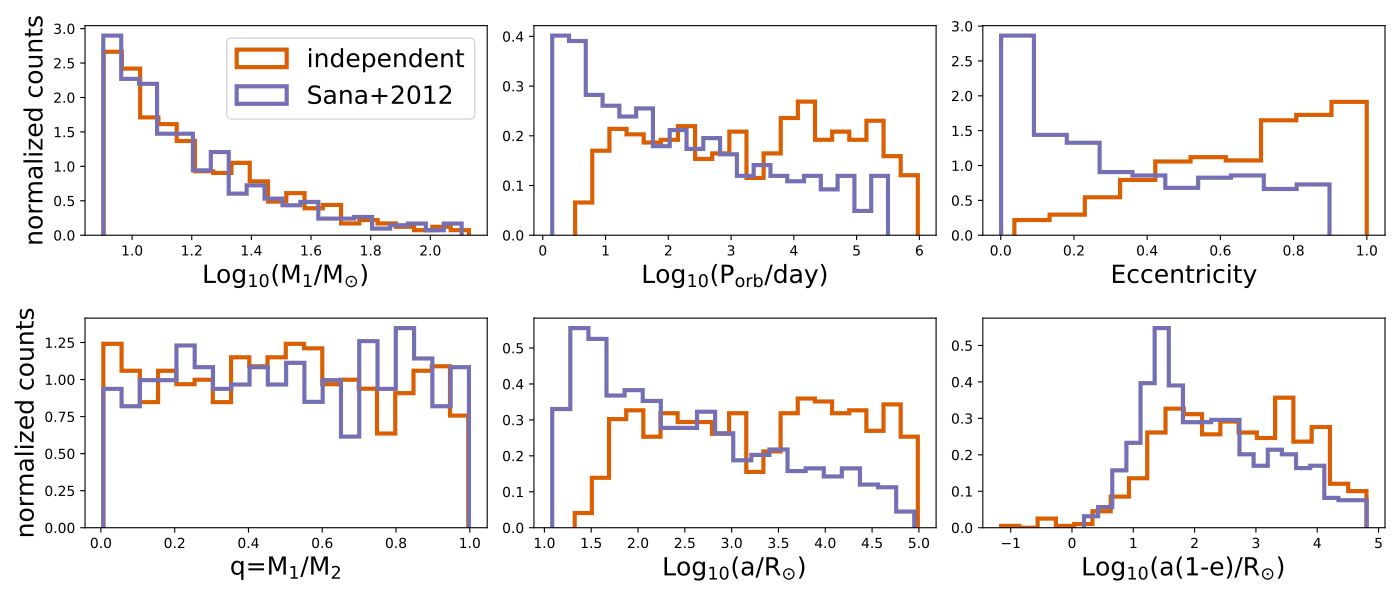

Python code for this plot:
from cosmic.utils import a_from_p
from cosmic.sample.initialbinarytable import InitialBinaryTable
import pandas as pd
import numpy as np
import matplotlib.pyplot as plt
final_kstar = np.linspace(0,14,15)
colors = {'green' : '#1b9e77', 'purple' : '#d95f02', 'orange' : '#7570b3'}
initC_logP, m_sin_logP, m_bin_logP, n_sin_logP, n_bin_logP = InitialBinaryTable.sampler('independent',
                                                                                        final_kstar1=final_kstar,
                                                                                        final_kstar2=final_kstar,
                                                                                        binfrac_model=1.0,
                                                                                        primary_model='kroupa01',
                                                                                        ecc_model='thermal',
                                                                                        porb_model='log_uniform',
                                                                                        SF_start=13700.0,
                                                                                        SF_duration=0.0,
                                                                                        met=0.02,
                                                                                        size=100000)
initC_Sana, m_sin_Sana, m_bin_Sana, n_sin_Sana, n_bin_Sana = InitialBinaryTable.sampler('independent',
                                                                                        final_kstar1=final_kstar,
                                                                                        final_kstar2=final_kstar,
                                                                                        binfrac_model=1.0,
                                                                                        primary_model='kroupa01',
                                                                                        ecc_model='sana12',
                                                                                        porb_model='sana12',
                                                                                        SF_start=13700.0,
                                                                                        SF_duration=0.0,
                                                                                        met=0.02,
                                                                                        size=100000)
initC_logP['sep'] = a_from_p(p=initC_logP.porb, m1=initC_logP.mass_1, m2=initC_logP.mass_2)
initC_Sana['sep'] = a_from_p(p=initC_Sana.porb, m1=initC_Sana.mass_1, m2=initC_Sana.mass_2)
initC_Sana_filter = initC_Sana.loc[initC_Sana.mass_1 > 8.0]
initC_logP_filter = initC_logP.loc[initC_logP.mass_1 > 8.0]
fig = plt.figure(figsize = (14,6))
ax1 = plt.subplot(231)
ax2 = plt.subplot(232)
ax3 = plt.subplot(233)
ax4 = plt.subplot(234)
ax5 = plt.subplot(235)
ax6 = plt.subplot(236)
ax1.hist(np.log10(initC_logP_filter.mass_1), bins = 20, histtype='step', density=True,
         lw=3, color=colors['purple'], label='independent')
ax1.hist(np.log10(initC_Sana_filter.mass_1), bins = 20, histtype='step', density=True,
         lw=3, color=colors['orange'], label='Sana+2012')
ax1.set_xlabel(r'Log$_{10}$(M$_1$/M$_{\odot}$)', size=18)
ax1.set_ylabel('normalized counts', size=18)
ax1.legend(prop={'size' : 18})
ax2.hist(np.log10(initC_logP_filter.porb), bins = 20, histtype='step', density=True,
         lw=3, color=colors['purple'], label='independent')
ax2.hist(np.log10(initC_Sana_filter.porb), bins = 20, histtype='step', density=True,
         lw=3, color=colors['orange'], label='Sana+2012')
ax2.set_xlabel(r'Log$_{10}$(P$_{\rm{orb}}$/day)', size=18)
ax3.hist(initC_logP_filter.ecc, bins = 10, histtype='step', density=True,
         lw=3, color=colors['purple'], label='independent')
ax3.hist(initC_Sana_filter.ecc, bins = 10, histtype='step', density=True,
         lw=3, color=colors['orange'], label='Sana+2012')
ax3.set_xlabel('Eccentricity', size=18)
ax4.hist(initC_logP_filter.mass_2/initC_logP_filter.mass_1, bins = 20, histtype='step', density=True,
         lw=3, color=colors['purple'], label='independent')
ax4.hist(initC_Sana_filter.mass_2/initC_Sana_filter.mass_1, bins = 20, histtype='step', density=True,
         lw=3, color=colors['orange'], label='Sana+2012')
ax4.set_xlabel(r'q=M$_1$/M$_2$', size=18)
ax4.set_ylabel('normalized counts', size=18)
ax5.hist(np.log10(initC_logP_filter.sep), bins = 20, histtype='step', density=True,
         lw=3, color=colors['purple'], label='independent')
ax5.hist(np.log10(initC_Sana_filter.sep), bins = 20, histtype='step', density=True,
         lw=3, color=colors['orange'], label='Sana+2012')
ax5.set_xlabel(r'Log$_{10}$(a/R$_{\odot}$)', size=18)
ax6.hist(np.log10(initC_logP_filter.sep*(1-initC_logP_filter.ecc)), bins = 20, histtype='step', density=True,
         lw=3, color=colors['purple'], label='independent')
ax6.hist(np.log10(initC_Sana_filter.sep*(1-initC_Sana_filter.ecc)), bins = 20, histtype='step', density=True,
         lw=3, color=colors['orange'], label='Sana+2012')
ax6.set_xlabel(r'Log$_{10}$(a(1-e)/R$_{\odot}$)', size=18)
fig.tight_layout()
fig.show()
